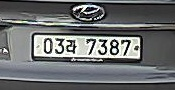
#> input picture DATA/data1000/03라7387-2.jpg, 175 x 90 px; its folder holds 4 pictures in this run
$ jupyter execute license_num2.ipynb
#> lines starting #> are read from the running program, lines starting #| are printed output that depends on the picture
[cell 1]
#==강사님 번호판 코드

[cell 2]
# Jupyter Notebook 셀에 그대로 실행
import os, io, re, shutil
from pathlib import Path
from PIL import Image, UnidentifiedImageError
import ipywidgets as widgets
from IPython.display import display

# ===== 사용자 설정 =====
# DEFAULT_DIR = r"C:/Users/Admin/single_line"   # 바꾸세요
DEFAULT_DIR = r"D:/workspace/data1000"   # 바꾸세요
IMAGE_EXTS = {".jpg", ".jpeg", ".png", ".bmp", ".gif", ".webp", ".tif", ".tiff"}

THUMB_MAX_SIDE = 512          # 썸네일 최대 변
THUMB_DISPLAY_WIDTH = 280     # 썸네일 표시 폭
ZOOM_MAX_SIDE = 1280          # Zoom 최대 변
# PAGE_SIZE = 50                # ★ 한 페이지 50개
PAGE_SIZE = 30
ALLOW_OVERWRITE = False

# ===== Windows 파일명 유효성 검사 =====
_reserved = {
    "CON","PRN","AUX","NUL","COM1","COM2","COM3","COM4","COM5","COM6","COM7","COM8","COM9",
    "LPT1","LPT2","LPT3","LPT4","LPT5","LPT6","LPT7","LPT8","LPT9"
}
_invalid_re = re.compile(r'[\\/:*?"<>|]')
# [7 lines left out: function validate_windows_filename, not called in this run]

# ===== 이미지 바이트 =====
def _to_bytes(path: Path, max_side:int):
#> called with max_side = 512
    try:
        with Image.open(path) as im:
#> im is the input picture: PIL image 175x90 RGB; mean R, G, B 106.7, 109, 109.9
            im = im.convert("RGB")
            im.thumbnail((max_side, max_side))
            bio = io.BytesIO()
            im.save(bio, format="PNG", optimize=True)
            return bio.getvalue()
    except UnidentifiedImageError:
        return None

def make_thumb_bytes(path: Path): return _to_bytes(path, THUMB_MAX_SIDE)
#> call 2 of _to_bytes, with max_side = 512
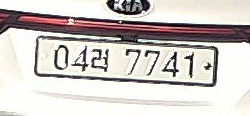
#> input picture DATA/data1000/04러7741.jpg, 250 x 116 px
#> in _to_bytes, im is the input picture: PIL image 250x116 RGB; mean R, G, B 206.6, 200.9, 197.3
#> call 3 of _to_bytes, with max_side = 512
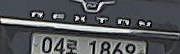
#> input picture DATA/data1000/04로1869-2.jpg, 180 x 54 px
#> in _to_bytes, im is the input picture: PIL image 180x54 RGB; mean R, G, B 82.9, 85.7, 88.4
#> call 4 of _to_bytes, with max_side = 512
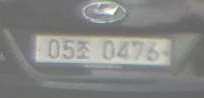
#> input picture DATA/data1000/05조0476.jpg, 204 x 98 px
#> in _to_bytes, im is the input picture: PIL image 204x98 RGB; mean R, G, B 132.3, 133.4, 131.3
def make_zoom_bytes(path: Path):  return _to_bytes(path, ZOOM_MAX_SIDE)

# ===== 상단 UI =====
dir_text = widgets.Text(value=DEFAULT_DIR, description="Folder:", layout=widgets.Layout(width="70%"))
load_btn = widgets.Button(description="Load", button_style="primary")
rename_all_btn = widgets.Button(description="Rename All")
overwrite_chk = widgets.Checkbox(value=ALLOW_OVERWRITE, description="Overwrite if exists")

# 페이지 네비
pager_box_top = widgets.HBox()
pager_box_bottom = widgets.HBox()

# 목록 / 상태
items_box = widgets.VBox()
status_out = widgets.Output(layout={"border": "1px solid #ddd"})

display(widgets.HBox([dir_text, load_btn, rename_all_btn, overwrite_chk]),
        pager_box_top, items_box, pager_box_bottom, status_out)

# ===== 상태 =====
_file_rows = []     # 현재 페이지 행들
_all_files = []     # 전체 파일 목록
_curr_page = 1
_total_pages = 1

def list_images(folder: Path):
    return sorted([p for p in folder.iterdir() if p.is_file() and p.suffix.lower() in IMAGE_EXTS],
                  key=lambda p: p.name.lower())

def build_row_widget(path: Path):
    thumb = make_thumb_bytes(path)
    img_w = widgets.Image(value=thumb, format="png", width=THUMB_DISPLAY_WIDTH) if thumb else widgets.Label("No preview")

    name_label = widgets.HTML(f"<b>{path.name}</b>")
    new_name = widgets.Text(value=path.stem, layout=widgets.Layout(width="280px"))
    ext_label = widgets.Label(path.suffix)
    msg = widgets.HTML("")
    rename_btn = widgets.Button(description="Rename", tooltip="이 파일만 이름 변경")
    zoom_btn = widgets.Button(description="Zoom", tooltip="크게 보기")
    zoom_out = widgets.Output()
    row = {
        "widget": None,
        "path": path,                # 항상 최신 경로 유지
        "new_name_widget": new_name,
        "msg_widget": msg,
        "thumb_widget": img_w,
        "name_label": name_label,
        "ext": path.suffix,
        "zoom_out": zoom_out,
        "zoom_open": False
    }

    # [30 lines left out: functions do_rename, do_zoom, not called in this run]

    rename_btn.on_click(do_rename)
    zoom_btn.on_click(do_zoom)

    row["widget"] = widgets.VBox([
        widgets.HBox([
            img_w,
            widgets.VBox([
                name_label,
                widgets.HBox([widgets.Label("New:"), new_name, ext_label, rename_btn, zoom_btn]),
                msg,
            ], layout=widgets.Layout(align_items="flex-start", width="100%"))
        ], layout=widgets.Layout(border="1px solid #eee", padding="6px", margin="3px 0")),
        zoom_out
    ])
    return row

def render_page(page:int):
    """현재 페이지(50개)만 위젯 생성해서 표시"""
    global _curr_page, _file_rows
    _curr_page = page
    start = (page-1)*PAGE_SIZE
    end = start + PAGE_SIZE
    files = _all_files[start:end]
    _file_rows = [build_row_widget(p) for p in files]
    items_box.children = [r["widget"] for r in _file_rows]

    # 위/아래 동일한 Pager 구성
    def _build_pager():
        prev_btn = widgets.Button(description="<< Prev 50", disabled=(page<=1))
        page_lbl = widgets.Label(f"Page {page}/{_total_pages}   (Showing {start+1}-{min(end, len(_all_files))} / {len(_all_files)})")
        next_btn = widgets.Button(description="Next 50 >>", disabled=(page>=_total_pages))

        def go_prev(_):
            if _curr_page > 1:
                render_page(_curr_page-1)
        def go_next(_):
            if _curr_page < _total_pages:
                render_page(_curr_page+1)

        prev_btn.on_click(go_prev); next_btn.on_click(go_next)
        return widgets.HBox([prev_btn, page_lbl, next_btn])

    pager_box_top.children = (_build_pager(),)
    pager_box_bottom.children = (_build_pager(),)

def on_load(_=None):
    folder = Path(dir_text.value)
    status_out.clear_output()
    with status_out:
        if not folder.exists() or not folder.is_dir():
            print(f"❌ 폴더가 존재하지 않습니다: {folder}"); return
        print(f"📂 로딩 중: {folder}")
    global _all_files, _total_pages
    _all_files = list_images(folder)
    _total_pages = max(1, (len(_all_files)+PAGE_SIZE-1)//PAGE_SIZE)
    render_page(1)
    with status_out:
        print(f"✅ 이미지 {len(_all_files)}개 로드 완료. (페이지당 {PAGE_SIZE}개)")

# [32 lines left out: function on_rename_all, not called in this run]

load_btn.on_click(on_load)
rename_all_btn.on_click(on_rename_all)

# 최초 로드
on_load()
